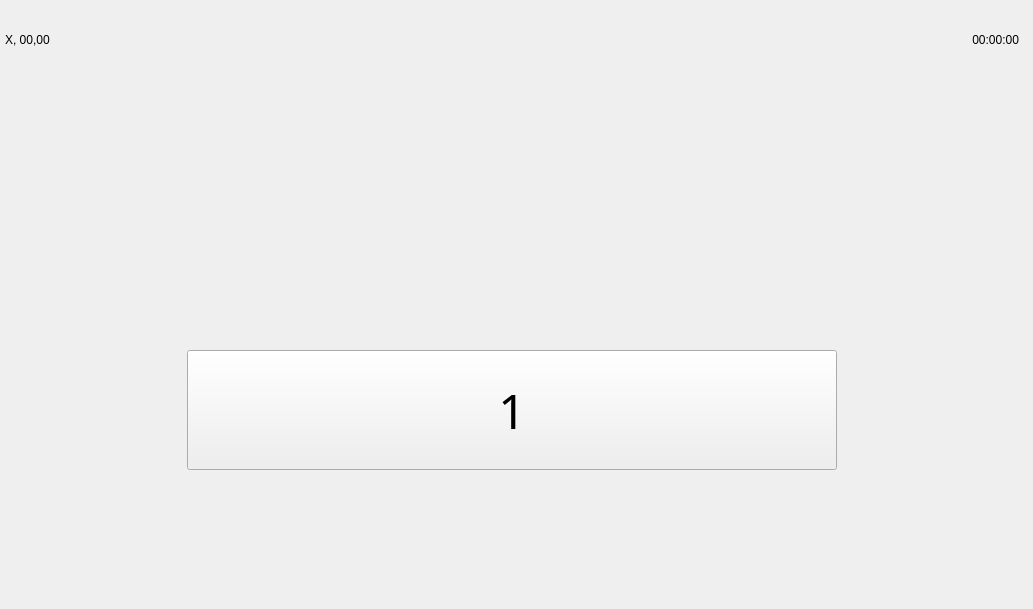
   <widget class="QWidget" name="access">
    <widget class="QLabel" name="label_start">
     <property name="geometry">
      <rect>
       <x>0</x>
       <y>0</y>
       <width>1024</width>
       <height>600</height>
      </rect>
     </property>
     <property name="text">
      <string/>
     </property>
     <property name="pixmap">
      <pixmap>graphic/emoto1.png</pixmap>
     </property>
    </widget>
    <widget class="QPushButton" name="button_start">
     <property name="geometry">
      <rect>
       <x>187</x>
       <y>350</y>
       <width>650</width>
       <height>120</height>
      </rect>
     </property>
     <property name="font">
      <font>
       <family>Calibri Light</family>
       <pointsize>36</pointsize>
       <italic>false</italic>
       <bold>false</bold>
      </font>
     </property>
     <property name="styleSheet">
      <string notr="true">	border-style: solid;
	border-width: 3px;
	border-radius: 16px;
	color: rgb(146, 150, 150);
	font: 300 36pt &quot;Calibri Light&quot;;
	background-image (&quot;C:\Users\mjszo\Desktop\1\graphic\blang.png&quot;)</string>
     </property>
     <property name="text">
      <string>1</string>
     </property>
    </widget>
    <widget class="QLabel" name="label_date_start">
     <property name="geometry">
      <rect>
       <x>5</x>
       <y>10</y>
       <width>411</width>
       <height>60</height>
      </rect>
     </property>
     <property name="styleSheet">
      <string notr="true">	color: rgb(146, 150, 150);
	font: 300 36pt &quot;Calibri Light&quot;;
	background-image (&quot;C:\Users\mjszo\Desktop\1\graphic\blang.png&quot;)</string>
     </property>
     <property name="text">
      <string>X, 00,00</string>
     </property>
     <property name="alignment">
      <set>Qt::AlignLeading|Qt::AlignLeft|Qt::AlignVCenter</set>
     </property>
    </widget>
    <widget class="QLabel" name="label_hour_start">
     <property name="geometry">
      <rect>
       <x>788</x>
       <y>10</y>
       <width>231</width>
       <height>60</height>
      </rect>
     </property>
     <property name="styleSheet">
      <string notr="true">	color: rgb(146, 150, 150);
	font: 300 36pt &quot;Calibri Light&quot;;
	background-image (&quot;C:\Users\mjszo\Desktop\1\graphic\blang.png&quot;)</string>
     </property>
     <property name="text">
      <string>00:00:00</string>
     </property>
     <property name="alignment">
      <set>Qt::AlignRight|Qt::AlignTrailing|Qt::AlignVCenter</set>
     </property>
    </widget>
   </widget>
